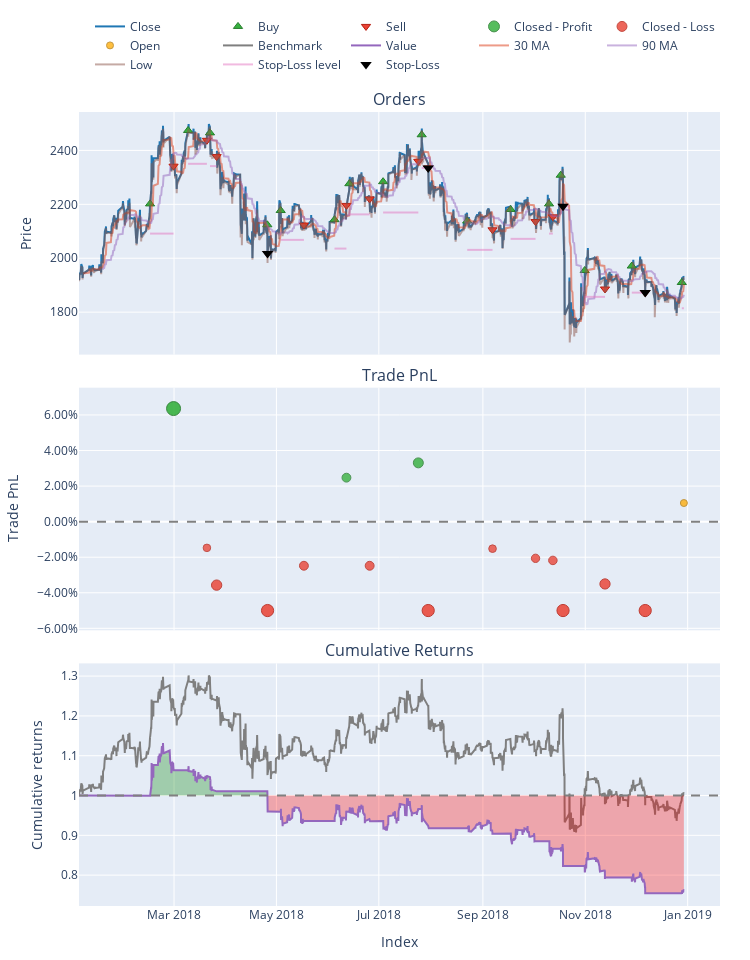

The notebook cell saved with this chart:
### Markdown cell above
### рисуем чтобы красиво

### Code cell
portfolio = vbt.Portfolio.from_signals(df['price'], df['entries'], df['all exits'], init_cash=money, freq='1h')
fig = portfolio.plot()

fig.add_trace(go.Scatter(x=df.index, y=df['fast'], name= str(fast_window) + ' MA', opacity=0.5))
fig.add_trace(go.Scatter(x=df.index, y=df['slow'], name= str(slow_window) + ' MA', opacity=0.5))

fig.add_trace(go.Scatter(x=df.index, y=df['Low'], name='Low', opacity=0.5))
fig.add_trace(go.Scatter(x=df.index, y=df['stop loss'], name='Stop-Loss level', opacity=0.5))

fig.add_trace(go.Scatter(
    x=df[df['stop loss exits'] == True].index,
    y=df[df['stop loss exits'] == True]['stop loss'],
    mode='markers',
    marker=dict(symbol='triangle-down', color='black', size=10),
    name='Stop-Loss'
))

fig.show()

print('Отчёт по прибыли и сделкам:')
print(portfolio.total_profit())
print(portfolio.stats())
display(portfolio.trades.records_readable)

### Figure 1 — Plotly figure (JSON) as saved in the notebook; plotly's stock layout.template omitted (floating-point values rounded to 4 significant figures; data arrays with more than 128 entries replaced by an {"elided": "..."} marker saying what was removed)
{"data": [{"legendgroup": "0", "line": {"color": "#1f77b4"}, "name": "Close", "showlegend": true, "type": "scatter", "uid": "c0bed9b5-d20f-4f75-a93b-b7ba545a2b1e", "x": {"elided": "2526 str values"}, "xaxis": "x", "y": {"elided": "2526 float values"}, "yaxis": "y"}, {"customdata": [[0, 45.42, 0], [2, 42.99, 0], [4, 42.51, 0], [6, 47.57, 0], [8, 44.1, 0], [10, 43.68, 0], [12, 42.14, 0], [14, 40.96, 0], [16, 39.32, 0], [18, 42.94, 0], [20, 41.46, 0], [22, 40.22, 0], [24, 37.53, 0], [26, 42.1, 0], [28, 40.29, 0], [30, 39.49, 0]], "hovertemplate": "Order Id: %{customdata[0]}<br>Timestamp: %{x}<br>Price: %{y}<br>Size: %{customdata[1]:.6f}<br>Fees: %{customdata[2]:.6f}", "legendgroup": "1", "marker": {"color": "#37B13F", "line": {"color": "rgb(38,123,44)", "width": 1}, "size": 8, "symbol": "triangle-up"}, "mode": "markers", "name": "Buy", "type": "scatter", "uid": "3bd2f363-f47f-40ad-b75f-287cb237534f", "x": ["2018-02-14T17:00:00", "2018-03-09T09:00:00", "2018-03-22T10:00:00", "2018-04-25T14:00:00", "2018-05-03T13:00:00", "2018-06-04T14:00:00", "2018-06-13T11:00:00", "2018-07-03T13:00:00", "2018-07-26T13:00:00", "2018-08-22T16:00:00", "2018-09-17T12:00:00", "2018-10-10T10:00:00", "2018-10-17T09:00:00", "2018-10-31T16:00:00", "2018-11-28T17:00:00", "2018-12-28T12:00:00"], "xaxis": "x", "y": [2202.0, 2474, 2465, 2124, 2177, 2143, 2276.0, 2284, 2458, 2138, 2181, 2202.0, 2308, 1954.0, 1971, 1910], "yaxis": "y"}, {"customdata": [[1, 45.42, 0], [3, 42.99, 0], [5, 42.51, 0], [7, 47.57, 0], [9, 44.1, 0], [11, 43.68, 0], [13, 42.14, 0], [15, 40.96, 0], [17, 39.32, 0], [19, 42.94, 0], [21, 41.46, 0], [23, 40.22, 0], [25, 37.53, 0], [27, 42.1, 0], [29, 40.29, 0]], "hovertemplate": "Order Id: %{customdata[0]}<br>Timestamp: %{x}<br>Price: %{y}<br>Size: %{customdata[1]:.6f}<br>Fees: %{customdata[2]:.6f}", "legendgroup": "2", "marker": {"color": "#EA4335", "line": {"color": "rgb(181,31,18)", "width": 1}, "size": 8, "symbol": "triangle-down"}, "mode": "markers", "name": "Sell", "type": "scatter", "uid": "cb1b7166-ff6f-4d50-af10-135d8f3f43a6", "x": ["2018-02-28T17:00:00", "2018-03-20T14:00:00", "2018-03-26T09:00:00", "2018-04-25T17:00:00", "2018-05-17T09:00:00", "2018-06-11T17:00:00", "2018-06-25T13:00:00", "2018-07-24T13:00:00", "2018-07-30T10:00:00", "2018-09-06T18:00:00", "2018-10-02T09:00:00", "2018-10-12T17:00:00", "2018-10-18T18:00:00", "2018-11-12T18:00:00", "2018-12-06T17:00:00"], "xaxis": "x", "y": [2342.0, 2438.0, 2377, 2018.0, 2123, 2196, 2220, 2360.0, 2335.0, 2106.0, 2136, 2154.0, 2193.0, 1886, 1872.0], "yaxis": "y"}, {"customdata": [[0, 0, 6359.0, 0.06359], [5, 5, 2315.0, 0.02473], [7, 7, 3092.0, 0.03306]], "hovertemplate": "Exit Trade Id: %{customdata[0]}<br>Position Id: %{customdata[1]}<br>Exit Timestamp: %{x}<br>PnL: %{customdata[2]:.6f}<br>Return: %{customdata[3]:.2%}", "legendgroup": "3", "marker": {"color": "#37B13F", "line": {"color": "rgb(38,123,44)", "width": 1}, "opacity": [0.9, 0.7903, 0.8138], "size": [14, 8.879, 9.976], "symbol": "circle"}, "mode": "markers", "name": "Closed - Profit", "type": "scatter", "uid": "75bfd5df-a72f-4166-aeac-7e2ed8519189", "x": ["2018-02-28T17:00:00", "2018-06-11T17:00:00", "2018-07-24T13:00:00"], "xaxis": "x2", "y": [0.06359, 0.02473, 0.03306], "yaxis": "y2"}, {"customdata": [[1, 1, -1569.0, -0.01475], [2, 2, -3741.0, -0.0357], [3, 3, -5052.0, -0.05], [4, 4, -2381.0, -0.0248], [6, 6, -2381.0, -0.02482], [8, 8, -4832.0, -0.05], [9, 9, -1396.0, -0.0152], [10, 10, -1865.0, -0.02063], [11, 11, -1931.0, -0.0218], [12, 12, -4331.0, -0.05], [13, 13, -2884.0, -0.03505], [14, 14, -3970.0, -0.05]], "hovertemplate": "Exit Trade Id: %{customdata[0]}<br>Position Id: %{customdata[1]}<br>Exit Timestamp: %{x}<br>PnL: %{customdata[2]:.6f}<br>Return: %{customdata[3]:.2%}", "legendgroup": "4", "marker": {"color": "#EA4335", "line": {"color": "rgb(181,31,18)", "width": 1}, "opacity": [0.7621, 0.8212, 0.8616, 0.7905, 0.7905, 0.8616, 0.7634, 0.7787, 0.782, 0.8616, 0.8194, 0.8616], "size": [7.564, 10.32, 12.21, 8.889, 8.891, 12.21, 7.623, 8.339, 8.493, 12.21, 10.24, 12.21], "symbol": "circle"}, "mode": "markers", "name": "Closed - Loss", "type": "scatter", "uid": "2a1550ef-3fd7-4fe0-bbfd-3a50a4c3ee7a", "x": ["2018-03-20T14:00:00", "2018-03-26T09:00:00", "2018-04-25T17:00:00", "2018-05-17T09:00:00", "2018-06-25T13:00:00", "2018-07-30T10:00:00", "2018-09-06T18:00:00", "2018-10-02T09:00:00", "2018-10-12T17:00:00", "2018-10-18T18:00:00", "2018-11-12T18:00:00", "2018-12-06T17:00:00"], "xaxis": "x2", "y": [-0.01475, -0.0357, -0.05, -0.0248, -0.02482, -0.05, -0.0152, -0.02063, -0.0218, -0.05, -0.03505, -0.05], "yaxis": "y2"}, {"customdata": [[15, 15, 789.9, 0.01047]], "hovertemplate": "Exit Trade Id: %{customdata[0]}<br>Position Id: %{customdata[1]}<br>Exit Timestamp: %{x}<br>PnL: %{customdata[2]:.6f}<br>Return: %{customdata[3]:.2%}", "legendgroup": "5", "marker": {"color": "#FFAA00", "line": {"color": "rgb(178,118,0)", "width": 1}, "opacity": [0.75], "size": [7], "symbol": "circle"}, "mode": "markers", "name": "Open", "type": "scatter", "uid": "ad510500-3b6e-494e-b24b-4cf4cd89d79e", "x": ["2018-12-29T18:00:00"], "xaxis": "x2", "y": [0.01047], "yaxis": "y2"}, {"legendgroup": "6", "line": {"color": "#7f7f7f"}, "name": "Benchmark", "showlegend": true, "type": "scatter", "uid": "bec1af41-0959-4bad-a81f-25a2099fcfe3", "x": {"elided": "2526 str values"}, "xaxis": "x3", "y": {"elided": "2526 float values"}, "yaxis": "y3"}, {"hoverinfo": "skip", "legendgroup": "7", "line": {"color": "rgba(0, 0, 0, 0)", "width": 0}, "opacity": 0, "showlegend": false, "type": "scatter", "uid": "bf380b3c-d61e-4e5c-9490-e40845a08c9a", "x": {"elided": "2526 str values"}, "xaxis": "x3", "y": {"elided": "2526 int values"}, "yaxis": "y3"}, {"connectgaps": false, "fill": "tonexty", "fillcolor": "rgba(0, 128, 0, 0.3)", "hoverinfo": "skip", "legendgroup": "7", "line": {"color": "rgba(0, 0, 0, 0)", "width": 0}, "opacity": 0, "showlegend": false, "type": "scatter", "uid": "0a21ae84-0bf1-4137-a1c3-94efb3154343", "x": {"elided": "2526 str values"}, "xaxis": "x3", "y": {"elided": "2526 float values"}, "yaxis": "y3"}, {"hoverinfo": "skip", "legendgroup": "7", "line": {"color": "rgba(0, 0, 0, 0)", "width": 0}, "opacity": 0, "showlegend": false, "type": "scatter", "uid": "8ccdf0dd-8738-4651-9565-810d4de0f8cc", "x": {"elided": "2526 str values"}, "xaxis": "x3", "y": {"elided": "2526 int values"}, "yaxis": "y3"}, {"connectgaps": false, "fill": "tonexty", "fillcolor": "rgba(255, 0, 0, 0.3)", "hoverinfo": "skip", "legendgroup": "7", "line": {"color": "rgba(0, 0, 0, 0)", "width": 0}, "opacity": 0, "showlegend": false, "type": "scatter", "uid": "1fee41bf-90b2-4936-ac8d-99eafdfd5a07", "x": {"elided": "2526 str values"}, "xaxis": "x3", "y": {"elided": "2526 float values"}, "yaxis": "y3"}, {"legendgroup": "8", "line": {"color": "#9467bd"}, "name": "Value", "showlegend": true, "type": "scatter", "uid": "987e0244-35bf-4dff-8b67-83b1f887e0fa", "x": {"elided": "2526 str values"}, "xaxis": "x3", "y": {"elided": "2526 float values"}, "yaxis": "y3"}, {"hoverinfo": "skip", "legendgroup": "7", "line": {"color": "rgba(0, 0, 0, 0)", "width": 0}, "opacity": 0, "showlegend": false, "type": "scatter", "uid": "7f4d9a24-93a9-486c-a813-bd0f71259053", "x": {"elided": "2526 str values"}, "xaxis": "x3", "y": {"elided": "2526 int values"}, "yaxis": "y3"}, {"name": "30 MA", "opacity": 0.5, "type": "scatter", "uid": "6196b969-04b9-4cc9-998c-cd9259b0091b", "x": {"elided": "2526 str values"}, "y": {"elided": "2526 float values"}}, {"name": "90 MA", "opacity": 0.5, "type": "scatter", "uid": "5772cefb-6f0c-4aeb-9f4b-c3c5963f1e7a", "x": {"elided": "2526 str values"}, "y": {"elided": "2526 float values"}}, {"name": "Low", "opacity": 0.5, "type": "scatter", "uid": "8c4cb347-fad9-47a0-84d2-6d192860870b", "x": {"elided": "2526 str values"}, "y": {"elided": "2526 float values"}}, {"name": "Stop-Loss level", "opacity": 0.5, "type": "scatter", "uid": "880011e7-5a81-43f6-ba11-4a49071e7c49", "x": {"elided": "2526 str values"}, "y": {"elided": "2526 float values"}}, {"marker": {"color": "black", "size": 10, "symbol": "triangle-down"}, "mode": "markers", "name": "Stop-Loss", "type": "scatter", "uid": "08e63235-6f5e-460c-a6b7-a79d5ddd0861", "x": ["2018-04-25T17:00:00", "2018-07-30T10:00:00", "2018-10-18T18:00:00", "2018-12-06T17:00:00"], "y": [2018.0, 2335.0, 2193.0, 1872.0]}], "layout": {"annotations": [{"font": {"size": 16}, "showarrow": false, "text": "Orders", "x": 0.5, "xanchor": "center", "xref": "paper", "y": 1, "yanchor": "bottom", "yref": "paper"}, {"font": {"size": 16}, "showarrow": false, "text": "Trade PnL", "x": 0.5, "xanchor": "center", "xref": "paper", "y": 0.6528, "yanchor": "bottom", "yref": "paper"}, {"font": {"size": 16}, "showarrow": false, "text": "Cumulative Returns", "x": 0.5, "xanchor": "center", "xref": "paper", "y": 0.3056, "yanchor": "bottom", "yref": "paper"}], "height": 960, "legend": {"orientation": "h", "traceorder": "normal", "x": 1, "xanchor": "right", "y": 1.042, "yanchor": "bottom"}, "margin": {"b": 30, "l": 30, "r": 30, "t": 30}, "shapes": [{"line": {"color": "gray", "dash": "dash"}, "type": "line", "x0": 0, "x1": 1, "xref": "paper", "y0": 0, "y1": 0, "yref": "y2"}, {"line": {"color": "gray", "dash": "dash"}, "type": "line", "x0": 0, "x1": 1, "xref": "paper", "y0": 1, "y1": 1, "yref": "y3"}], "showlegend": true, "width": 750, "xaxis": {"anchor": "y", "domain": [0, 1], "matches": "x3", "showticklabels": false}, "xaxis2": {"anchor": "y2", "domain": [0, 1], "matches": "x3", "showticklabels": false}, "xaxis3": {"anchor": "y3", "domain": [0, 1], "title": {"text": "Index"}}, "yaxis": {"anchor": "x", "domain": [0.6944, 1], "title": {"text": "Price"}}, "yaxis2": {"anchor": "x2", "domain": [0.3472, 0.6528], "tickformat": ".2%", "title": {"text": "Trade PnL"}}, "yaxis3": {"anchor": "x3", "domain": [0, 0.3056], "title": {"text": "Cumulative returns"}}}}
